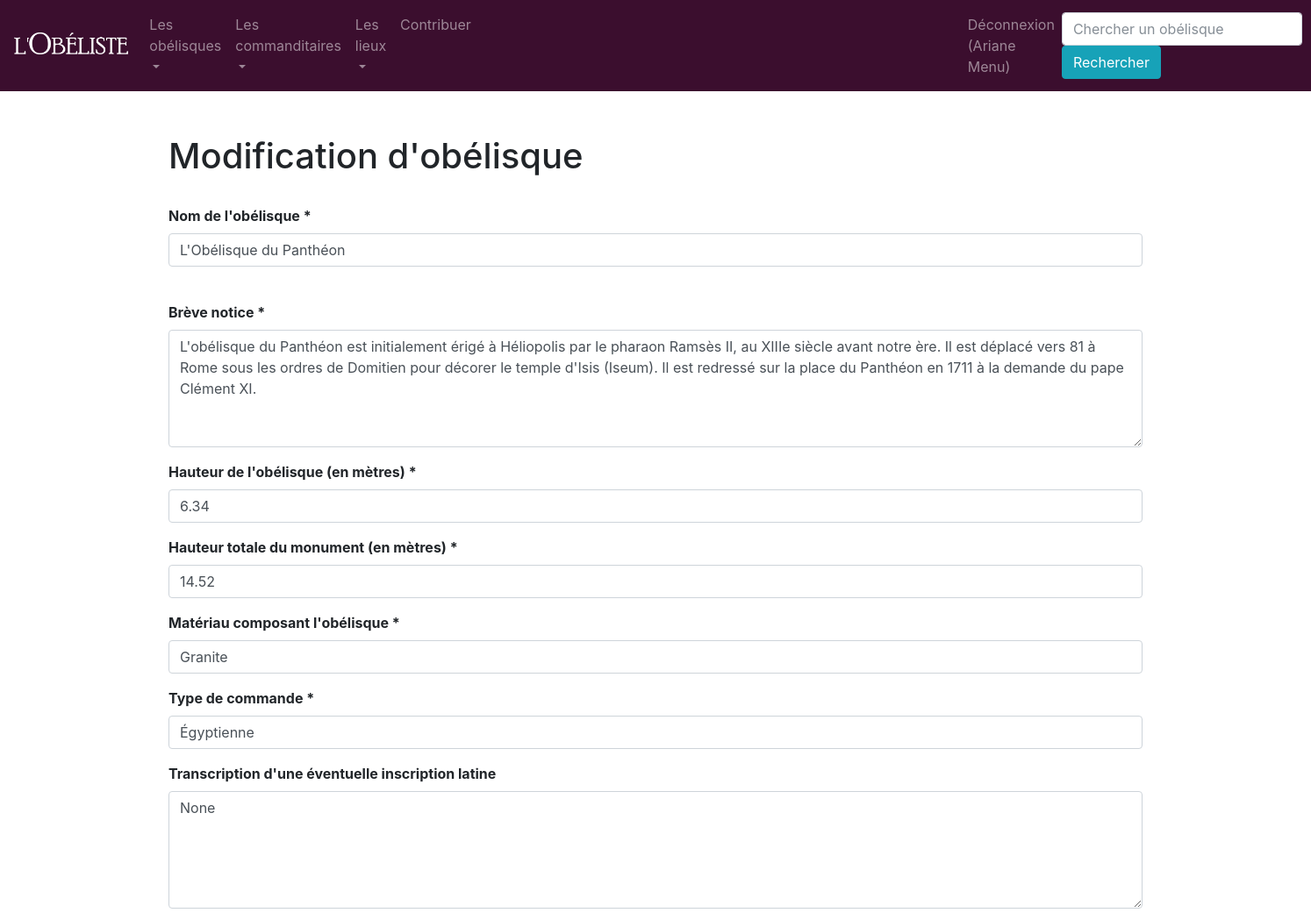
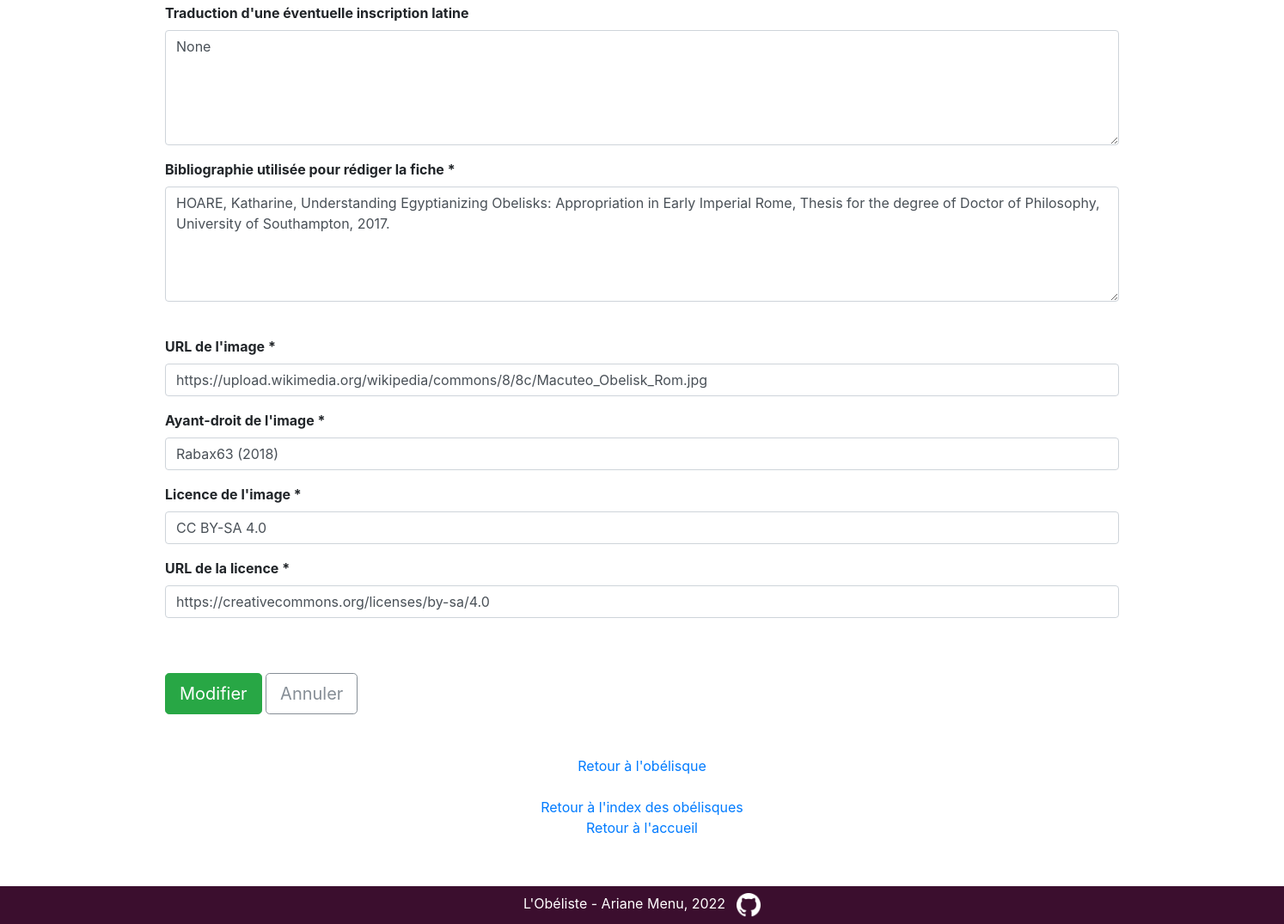
The page /obelisque/5/update (signed in) on the database its author committed (2 pictures, top to bottom).
### app/modeles/utilisateurs.py (models this page shows, shortened)
class User(UserMixin, db.Model):
    user_id = db.Column(db.Integer, unique=True, nullable=False, primary_key=True, autoincrement=True)
    user_nom = db.Column(db.Text, nullable=False)
    user_login = db.Column(db.String(45), nullable=False, unique=True)
    user_email = db.Column(db.Text, nullable=False)
    user_password = db.Column(db.String(100), nullable=False)
    authorships = db.relationship("Authorship", back_populates="user")

### app/modeles/donnees.py (models this page shows, shortened)
class Obelisque(db.Model):
    obelisque_id = db.Column(db.Integer, unique=True, nullable=False, primary_key=True, autoincrement=True)
    obelisque_nom = db.Column(db.Text)
    obelisque_hauteur = db.Column(db.Float)
    obelisque_hauteur_avec_base = db.Column(db.Float)
    obelisque_materiau = db.Column(db.Text)
    obelisque_type_commande = db.Column(db.Text)
    obelisque_notice = db.Column(db.Text)
    obelisque_inscription_latine = db.Column(db.Text)
    obelisque_inscription_latine_traduite = db.Column(db.Text)
    obelisque_bibliographie = db.Column(db.Text)
    obelisque_image_url = db.Column(db.Text)
    obelisque_image_auteur = db.Column(db.Text)
    obelisque_image_licence = db.Column(db.Text)
    obelisque_image_licence_url = db.Column(db.Text)
    erige = db.relationship("Erige", back_populates="obelisque")
    authorships = db.relationship("Authorship", back_populates="obelisque")

### app/routes/generic.py (the view, shortened to what this page needs)
@app.route("/obelisque/<int:obelisque_id>/update", methods=["GET", "POST"])
@login_required
def obelisque_update(obelisque_id):
    editable = Obelisque.query.get_or_404(obelisque_id)
    '''erige_editable = Erige.query.filter(Erige.erige_id_obelisque == obelisque_id)'''
    erreurs = []
    updated = False
    return render_template(
        "pages/obelisque_form_update.html",
        obelisque=editable,
        erreurs=erreurs,
        updated=updated
    )

### app/modeles/utilisateurs.py (called while the page is built)
@login.user_loader
def trouver_utilisateur_via_id(identifiant):
    return User.query.get(int(identifiant))

### app/templates/pages/obelisque_form_update.html (shortened to what this page needs)
{% extends "conteneur.html" %}
{% block corps %}
    <h1>Modification d'obélisque</h1>
    <br>
    {% if obelisque %}
        <form method="POST">
            <div class="mb-3">
                <label for="obelisque_nom" class="form-label"><b>Nom de l'obélisque *</b></label>
                <input type="text" name="obelisque_nom" class="form-control" id="obelisque_nom" value="{{obelisque.obelisque_nom}}"/>
            </div>
            <br>
            <div class="mb-3">
                <label for="obelisque_notice" class="form-label"><b>Brève notice *</b></label>
                <textarea class="form-control" id="obelisque_notice" rows="5">{{obelisque.obelisque_notice}}</textarea>
            </div>
            <div class="mb-3">
                <label for="obelisque_hauteur" class="form-label"><b>Hauteur de l'obélisque (en mètres) *</b></label>
                <input type="number" name="obelisque_hauteur" class="form-control" id="obelisque_hauteur" value="{{obelisque.obelisque_hauteur}}"/>
            </div>
            <div class="mb-3">
                <label for="obelisque_hauteur_avec_base" class="form-label"><b>Hauteur totale du monument (en mètres) *</b></label>
                <input type="number" name="obelisque_hauteur_avec_base" class="form-control" id="obelisque_hauteur_avec_base" value="{{obelisque.obelisque_hauteur_avec_base}}"/>
            </div>
            <div class="mb-3">
                <label for="obelisque_materiau" class="form-label"><b>Matériau composant l'obélisque *</b></label>
                <input type="text" name="obelisque_materiau" class="form-control" id="obelisque_materiau" value="{{obelisque.obelisque_materiau}}">
            </div>
            <div class="mb-3">
                <label for="obelisque_type_commande" class="form-label"><b>Type de commande *</b></label>
                <input type="text" name="obelisque_type_commande" class="form-control" id="obelisque_type_commande" value="{{obelisque.obelisque_type_commande}}">
            </div>
            <div class="mb-3">
                <label for="obelisque_inscription_latine" class="form-label"><b>Transcription d'une éventuelle inscription latine</b></label>
                <textarea class="form-control" id="obelisque_inscription_latine" rows="5">{{obelisque.obelisque_inscription_latine}}</textarea>
            </div>
            <div class="mb-3">
                <label for="obelisque_inscription_latine_traduite" class="form-label"><b>Traduction d'une éventuelle inscription latine</b></label>
                <textarea class="form-control" id="obelisque_inscription_latine_traduite" rows="5">{{obelisque.obelisque_inscription_latine_traduite}}</textarea>
            </div>
            <div class="mb-3">
                <label for="obelisque_bibliographie" class="form-label"><b>Bibliographie utilisée pour rédiger la fiche *</b></label>
                <textarea class="form-control" id="obelisque_bibliographie" rows="5">{{obelisque.obelisque_bibliographie}}</textarea>
            </div>
            <br>
            <div class="mb-3">
                <label for="obelisque_image_url" class="form-label"><b>URL de l'image *</b></label>
                <input type="url" name="obelisque_image_url" class="form-control" id="obelisque_image_url" value="{{obelisque.obelisque_image_url}}">
            </div>
            <div class="mb-3">
                <label for="obelisque_image_auteur" class="form-label"><b>Ayant-droit de l'image *</b></label>
                <input type="text" name="obelisque_image_auteur" class="form-control" id="obelisque_image_auteur" value="{{obelisque.obelisque_image_auteur}}">
            </div>
            <div class="mb-3">
                <label for="obelisque_image_licence" class="form-label"><b>Licence de l'image *</b></label>
                <input type="text" name="obelisque_image_licence" class="form-control" id="obelisque_image_licence" value="{{obelisque.obelisque_image_licence}}">
            </div>
            <div class="mb-3">
                <label for="obelisque_image_licence_url" class="form-label"><b>URL de la licence *</b></label>
                <input type="url" name="obelisque_image_licence_url" class="form-control" id="obelisque_image_licence_url" value="{{obelisque.obelisque_image_licence_url}}">
            </div>
            <br>
            <br>
            <button class="btn btn-success btn-lg" type="submit">Modifier</button>
            <a href="{{url_for('obelisque', obelisque_id=obelisque.obelisque_id)}}" class="btn btn-outline-secondary btn-lg">Annuler</a>
        </form>
        <br>
        <br>
    {% endif %}
    <div align="center">
        <a href="{{url_for('obelisque', obelisque_id=obelisque.obelisque_id)}}">Retour à l'obélisque</a>
        <br>
        <br>
        <a href="{{url_for('index_obelisques')}}">Retour à l'index des obélisques</a>
        <br>
        <a href="{{url_for('accueil')}}">Retour à l'accueil</a>
    </div>
{% endblock %}

### app/templates/conteneur.html (shortened to what this page needs)
<!DOCTYPE html>
<html lang="fr">
    <head>
        {% include "partials/css.html" %}
        <link rel="stylesheet" href="https://unpkg.com/leaflet@1.3.1/dist/leaflet.css" />
    </head>
    <body>
        <nav class="navbar navbar-expand-md navbar-dark justify-content-between" style="background-color: #3B0E2E;">
            <a class="navbar-brand" href="{{ url_for('accueil') }}"><img class="logo_top" src="{{url_for('static', filename='images/obeliste_logo_light.png')}}" alt="L'Obéliste" height="25"/></a>
            <div class="collapse navbar-collapse" id="navbarSupportedContent">
                <ul class="navbar-nav mr-auto">
                    <li class="nav-item dropdown">
                        <a class="nav-link dropdown-toggle" href="#" id="navbarDropdown" role="button" data-toggle="dropdown" aria-haspopup="true" aria-expanded="false">Les obélisques</a>
                    </li>
                    <li class="nav-item dropdown">
                        <a class="nav-link dropdown-toggle" href="#" id="navbarDropdown" role="button" data-toggle="dropdown" aria-haspopup="true" aria-expanded="false">Les commanditaires</a>
                    </li>
                    <li class="nav-item dropdown">
                        <a class="nav-link dropdown-toggle" href="#" id="navbarDropdown" role="button" data-toggle="dropdown" aria-haspopup="true" aria-expanded="false">Les lieux</a>
                    </li>
                    <li class="nav-item"><a class="nav-link" href="{{url_for('add')}}">Contribuer</a></li>
                    {% if not current_user.is_authenticated %}
                        <li class="nav-item utilisateur">
                            <a class="nav-link" href="{{url_for('inscription')}}">Inscription</a>
                        </li>
                        <li class="nav-item">
                            <a class="nav-link" href="{{url_for('connexion')}}">Connexion</a>
                        </li>
                        {% else %}
                        <li class="nav-item utilisateur">
                            <a class="nav-link" href="{{url_for('deconnexion')}}">Déconnexion ({{current_user.user_nom}})</a>
                        </li>
                    {% endif %}
                </ul>
                <form class="form-inline" action="{{url_for('recherche')}}" method="GET">
                    <input class="form-control" name="keyword" type="search" placeholder="Chercher un obélisque" aria-label="Recherche">
                    <button class="btn btn-info" type="submit">Rechercher</button>
                </form>
            </div>
        </nav>
        <div class="container">
            <div class="row" >
                <div class="col" >
                    {% block corps %}{% endblock %}
                </div>
            </div>
        </div>
    </body>
    <footer class="text-center text-white fixed-bottom" style="background-color: #3B0E2E;">
        <div class="text-center p-2">
           L'Obéliste - Ariane Menu, 2022<a class="github" href="https://github.com/A-Menu"><img width="28" height="28" src="{{url_for('static', filename='images/github_logo.png')}}" alt="Voir le profil sur GitHub" title="Voir le profil sur Github"></a>
        </div>
    </footer>
</html>

### app/templates/conteneur.html (style rules this page uses)
.container { margin-top: 50px; margin-bottom: 100px; text-align: justify; }
.logo_top { margin-bottom: 6px; }
.github { margin-left: 13px; }
.utilisateur { margin-left:550px; }

### rows shown on the page
User: user_nom "Ariane Menu"
Obelisque: obelisque_nom "L'Obélisque du Panthéon", obelisque_notice "L'obélisque du Panthéon est initialement érigé à Héliopolis par le pharaon Ramsès II, au XIIIe siècle avant notre ère. Il est déplacé vers 81 à Rome sous les ordres de Domitien pour décorer le temple d'Isis (Iseum). Il est redressé sur la place du Panthéon en 1711 à la demande du pape Clément XI.", obelisque_hauteur "6.34", obelisque_hauteur_avec_base "14.52", obelisque_materiau "Granite", obelisque_type_commande "Égyptienne", obelisque_inscription_latine "None", obelisque_inscription_latine_traduite "None", obelisque_bibliographie "HOARE, Katharine, Understanding Egyptianizing Obelisks: Appropriation in Early Imperial Rome, Thesis for the degree of Doctor of Philosophy, University of Southampton, 2017.", obelisque_image_url "https://upload.wikimedia.org/wikipedia/commons/8/8c/Macuteo_Obelisk_Rom.jpg", obelisque_image_auteur "Rabax63 (2018)", obelisque_image_licence "CC BY-SA 4.0", obelisque_image_licence_url "https://creativecommons.org/licenses/by-sa/4.0"
